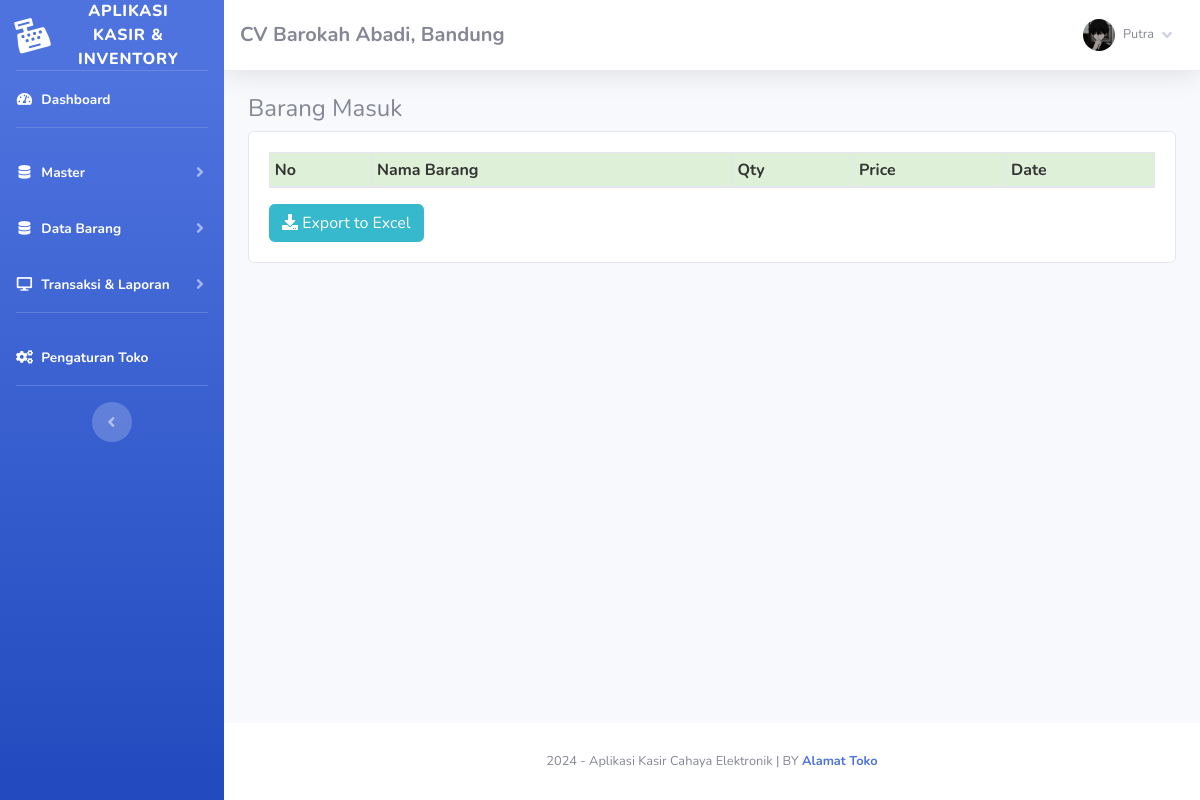
The page /index.php?page=stockin (signed in) on the database as committed earlier.
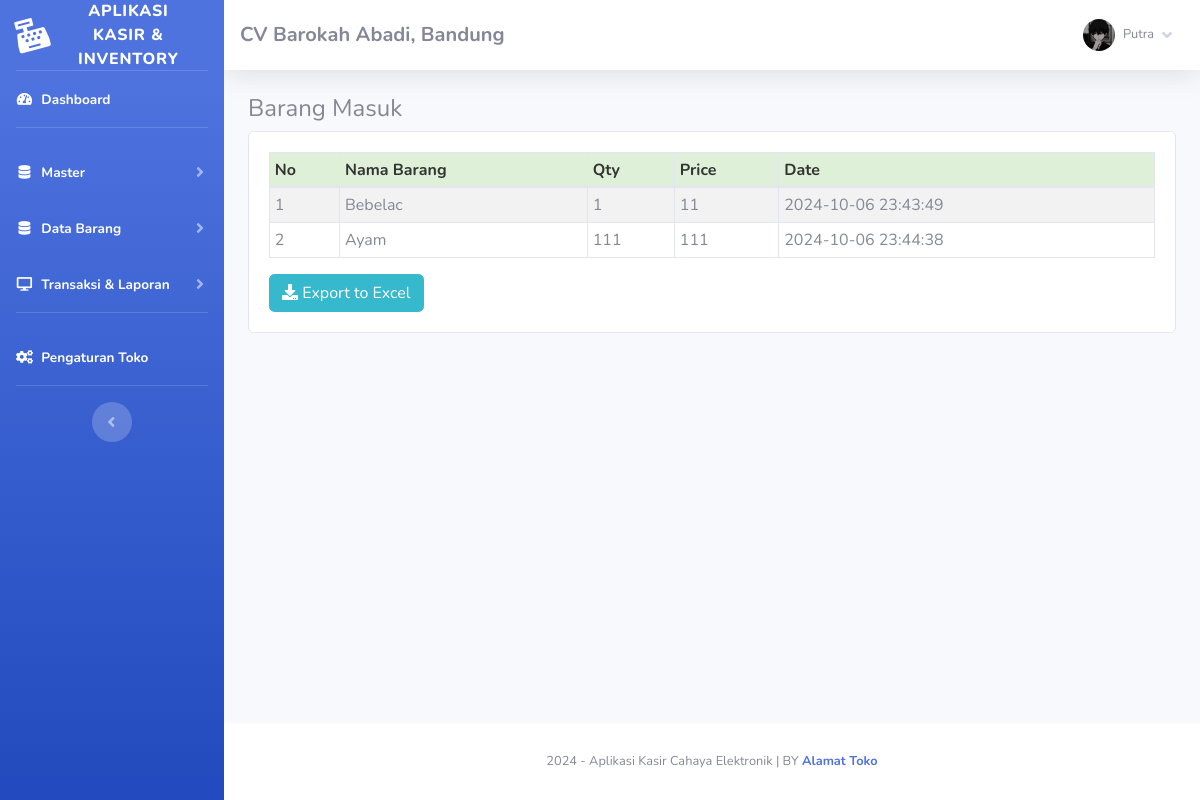
The same page on the database as committed later.
### tables this page shows
CREATE TABLE IF NOT EXISTS `toko` (
  `id_toko` int NOT NULL AUTO_INCREMENT,
  `nama_toko` varchar(255) NOT NULL,
  `alamat_toko` text NOT NULL,
  `tlp` varchar(255) NOT NULL,
  `nama_pemilik` varchar(255) NOT NULL,
  PRIMARY KEY (`id_toko`)
);

CREATE TABLE IF NOT EXISTS `member` (
  `id_member` int NOT NULL AUTO_INCREMENT,
  `nm_member` varchar(255) NOT NULL,
  `alamat_member` text NOT NULL,
  `telepon` varchar(255) NOT NULL,
  `email` varchar(255) NOT NULL,
  `gambar` text NOT NULL,
  `NIK` text NOT NULL,
  PRIMARY KEY (`id_member`)
);

CREATE TABLE IF NOT EXISTS `transactions` (
  `id` int unsigned NOT NULL AUTO_INCREMENT,
  `barang_id` int NOT NULL,
  `qty` int NOT NULL,
  `price` float NOT NULL,
  `type` varchar(50) DEFAULT NULL,
  `transaction_date` datetime NOT NULL,
  PRIMARY KEY (`id`),
  KEY `trxfkbarang_id` (`barang_id`),
  CONSTRAINT `trxfkbarang_id` FOREIGN KEY (`barang_id`) REFERENCES `barang` (`id`)
);

CREATE TABLE IF NOT EXISTS `barang` (
  `id` int NOT NULL AUTO_INCREMENT,
  `id_barang` varchar(255) NOT NULL,
  `id_kategori` int NOT NULL,
  `nama_barang` text NOT NULL,
  `merk` varchar(255) NOT NULL,
  `harga_beli` varchar(255) NOT NULL,
  `harga_jual` varchar(255) NOT NULL,
  `unit_id` int unsigned NOT NULL,
  `stok` text NOT NULL,
  PRIMARY KEY (`id`),
  KEY `barang(fk)kategori` (`id_kategori`),
  KEY `barang(fk)unit` (`unit_id`),
  CONSTRAINT `barang(fk)kategori` FOREIGN KEY (`id_kategori`) REFERENCES `kategori` (`id_kategori`),
  CONSTRAINT `barang(fk)unit` FOREIGN KEY (`unit_id`) REFERENCES `units` (`id`)
);

### fungsi/view/view.php (called while the page is built, shortened)
<?php
class view
{
    protected $db;
    public function __construct($db)
    {
        $this->db = $db;
    }
    public function member_edit($id)
    {
        $sql = "select member.*, login.*
                from member inner join login on member.id_member = login.id_member
                where member.id_member= ?";
        $row = $this->db->prepare($sql);
        $row->execute(array($id));
        $hasil = $row->fetch();
        return $hasil;
    }
    public function toko()
    {
        $sql = "select*from toko where id_toko='1'";
        $row = $this->db->prepare($sql);
        $row->execute();
        $hasil = $row->fetch();
        return $hasil;
    }
    public function getAllTransactionStockIn()
    {
        $sql = "select transactions.*,
                barang.nama_barang
                from transactions
                inner join barang on transactions.barang_id = barang.id
                where transactions.type like 'IN'
                ";
        $row = $this->db->prepare($sql);
        $row->execute();
        $hasil = $row->fetchAll(PDO::FETCH_ASSOC);
        return $hasil;
    }
}

### admin/module/stockin/index.php (the view)
<h4>Barang Masuk</h4>
<div class="card card-body">
    <div class="table-responsive">
        <table class="table table-bordered table-striped table-sm" id="example1">
            <thead>
                <tr style="background:#DFF0D8;color:#333;">
                    <th>No</th>
                    <th>Nama Barang</th>
                    <th>Qty</th>
                    <th>Price</th>
                    <th>Date</th>
                </tr>
            </thead>
            <tbody>
                <?php
                $hasil = $lihat->getAllTransactionStockIn();
                $no = 1;
                foreach ($hasil as $isi) {
                ?>
                    <tr>
                        <td><?php echo $no; ?></td>
                        <td><?php echo $isi['nama_barang']; ?></td>
                        <td><?php echo $isi['qty']; ?></td>
                        <td><?php echo $isi['price']; ?></td>
                        <td><?php echo $isi['transaction_date']; ?></td>
                    </tr>
                <?php $no++;
                } ?>
            </tbody>
        </table>
        <a href="stock_in_to_excel.php" class="btn btn-info"><i class="fa fa-download"></i>
            Export to Excel</a>
    </div>
</div>

### index.php (shortened to what this page needs)
<?php
	if(!empty($_SESSION['admin'])){
		require 'config.php';
		$lihat = new view($config);
		$toko = $lihat -> toko();
			include 'admin/template/header.php';
			include 'admin/template/sidebar.php';
				if(!empty($_GET['page'])){
					include 'admin/module/'.$_GET['page'].'/index.php';
				}else{
					include 'admin/template/home.php';
				}
			include 'admin/template/footer.php';
	}else{
		echo '<script>window.location="login.php";</script>';
		exit;
	}
?>

### admin/template/header.php (shortened to what this page needs)
<!DOCTYPE html>
<html lang="en">
<head>
    <link href="sb-admin/vendor/fontawesome-free/css/all.min.css" rel="stylesheet" type="text/css">
    <link href="sb-admin/css/sb-admin-2.min.css" rel="stylesheet">
    <link rel="stylesheet" href="sb-admin/vendor/datatables/dataTables.bootstrap4.css" />
</head>
<body id="page-top">
    <div id="wrapper">

### admin/template/sidebar.php (shortened to what this page needs)
<?php
$id = $_SESSION['admin']['id_member'];
$hasil_profil = $lihat->member_edit($id);
?>
<ul class="navbar-nav bg-gradient-primary sidebar sidebar-dark accordion" id="accordionSidebar">
    <a class="sidebar-brand d-flex align-items-center justify-content-center" href="index.php">
        <div class="sidebar-brand-icon rotate-n-15">
            <i class="fas fa-cash-register"></i>
        </div>
        <div class="sidebar-brand-text mx-3">Aplikasi Kasir & Inventory<sup></sup></div>
    </a>
    <hr class="sidebar-divider my-0">
    <li class="nav-item active">
        <a class="nav-link" href="index.php">
            <i class="fas fa-fw fa-tachometer-alt"></i>
            <span>Dashboard</span></a>
    </li>
    <hr class="sidebar-divider">
    <li class="nav-item active">
        <a class="nav-link collapsed" href="#" data-toggle="collapse" data-target="#collapseOne" aria-expanded="true"
            aria-controls="collapseTwo">
            <i class="fas fa-fw fa-database"></i>
            <span>Master</span>
        </a>
    </li>
    <li class="nav-item active">
        <a class="nav-link collapsed" href="#" data-toggle="collapse" data-target="#collapseTwo" aria-expanded="true"
            aria-controls="collapseTwo">
            <i class="fas fa-fw fa-database"></i>
            <span>Data Barang</span>
        </a>
    </li>
    <li class="nav-item active">
        <a class="nav-link collapsed" href="#" data-toggle="collapse" data-target="#collapse3" aria-expanded="true"
            aria-controls="collapse3">
            <i class="fas fa-fw fa-desktop"></i>
            <span>Transaksi & Laporan</span>
        </a>
    </li>
    <hr class="sidebar-divider">
    <li class="nav-item active">
        <a class="nav-link" href="index.php?page=pengaturan">
            <i class="fas fa-fw fa-cogs"></i>
            <span>Pengaturan Toko</span></a>
    </li>
    <hr class="sidebar-divider d-none d-md-block">
    <div class="text-center d-none d-md-inline">
        <button class="rounded-circle border-0" id="sidebarToggle"></button>
    </div>
</ul>
<div id="content-wrapper" class="d-flex flex-column">
    <div id="content">
        <nav class="navbar navbar-expand navbar-light bg-white topbar mb-4 static-top shadow">
            <h5 class="d-lg-block d-none mt-2"><b><?php echo $toko['nama_toko']; ?>, <?php echo $toko['alamat_toko']; ?></b></h5>
            <ul class="navbar-nav ml-auto">
                <li class="nav-item dropdown no-arrow">
                    <a class="nav-link dropdown-toggle" href="#" id="userDropdown" role="button" data-toggle="dropdown"
                        aria-haspopup="true" aria-expanded="false">
                        <img class="img-profile rounded-circle"
                            src="assets/img/user/<?php echo $hasil_profil['gambar']; ?>">
                        <span
                            class="mr-2 d-none d-lg-inline text-gray-600 small ml-2"><?php echo $hasil_profil['nm_member']; ?></span>
                        <i class="fas fa-angle-down"></i>
                    </a>
                </li>
            </ul>
        </nav>
        <div class="container-fluid">

### admin/template/footer.php (shortened to what this page needs)
 </div>
 </div>
 <footer class="sticky-footer bg-white">
     <div class="container my-auto">
         <div class="copyright text-center my-auto">
             <span>
                 <?php echo date('Y');?> - Aplikasi Kasir Cahaya Elektronik |
                 BY <b><a href="https://maps.app.goo.gl/xu9i7Z73WqCAjsEJA" target="_blank">Alamat Toko</a></b>
             </span>
         </div>
     </div>
 </footer>
 </div>
 </div>
</body>
</html>

Rows that differ between the two databases and show on the page:
added transactions: barang.nama_barang "Bebelac", qty "1", price "11", transaction_date "2024-10-06 23:43:49"
added transactions: barang.nama_barang "Ayam", qty "111", price "111", transaction_date "2024-10-06 23:44:38"
